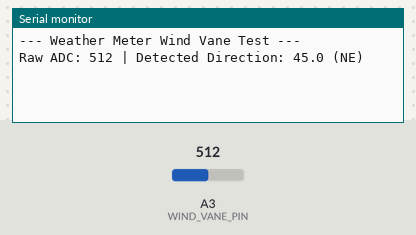
The sketch below on a simulated Arduino Uno, built with avr-gcc and run on an emulated ATmega328P. Parts: the last lines printed to the serial monitor. Inputs (shaded band) come from the test bench; at power-on: A3 (WIND_VANE_PIN) = 512.

Above: at 1.2 s.
1.3 s: A3 (WIND_VANE_PIN) set to 716
At 3.2 s:
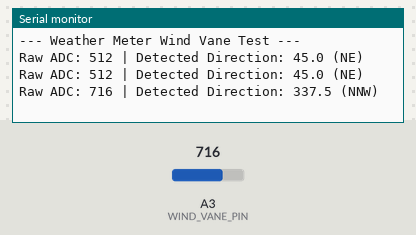
4.3 s: A3 (WIND_VANE_PIN) set to 900
At 5.4 s:
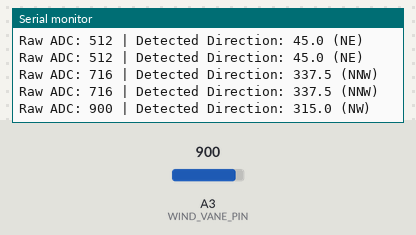
7.1 s: A3 (WIND_VANE_PIN) set to 1000
At 8.3 s:
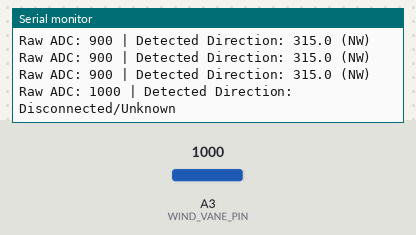
10.1 s: A3 (WIND_VANE_PIN) set to 980
At 12.0 s:
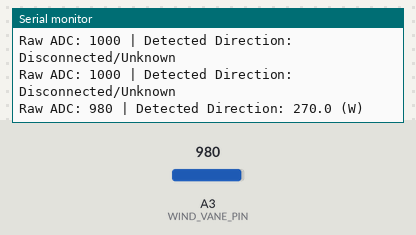
13.1 s: A3 (WIND_VANE_PIN) set to 306
At 14.0 s:
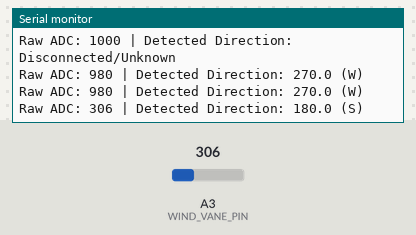
15.9 s: A3 (WIND_VANE_PIN) set to 122
At 17.5 s:
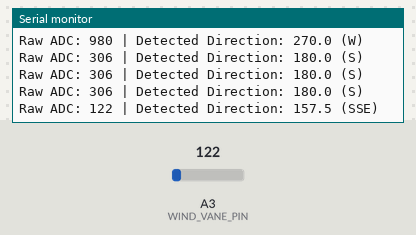

Measured:
- after the input at 1.3 s, the serial monitor: prints a new line after 1.0 s (image 1)
- after the input at 4.3 s, the serial monitor: prints a new line after 0.21 s (image 2)
- after the input at 7.1 s, the serial monitor: prints a new line after 0.71 s (image 3)
- after the input at 10.1 s, the serial monitor: prints a new line after 1.0 s (image 4)
- after the input at 13.1 s, the serial monitor: prints a new line after 0.22 s (image 5)
- after the input at 15.9 s, the serial monitor: prints a new line after 0.73 s (image 6)

The sketch:

WindDirV1.ino
```cpp
// Define the analog pin connected to the wind vane voltage divider
const byte WIND_VANE_PIN = A3;

// Struct to store the direction lookup table mapping
struct WindLookup {
  int targetAdc;
  char* directionStr;
};

// Lookup table compiled using the datasheet's resistance values,
// a 10k ohm pull-up resistor, and a 5V supply.
// Order is sorted by ADC value from lowest to highest for easier matching.
// Lookup table compiled using the datasheet's resistance values,
// a 10k ohm pull-up resistor, and a 5V supply.
// CORRECTED & SORTED by ADC value from lowest to highest.
const WindLookup windTable[] = {
  { 66,  "112.5 (ESE)" }, // 688 ohms
  { 84,  "67.5 (ENE)" },  // 891 ohms
  { 93,  "90.0 (E)" },    // 1k ohms
  { 126, "157.5 (SSE)" }, // 1.41k ohms
  { 185, "135.0 (SE)" },  // 2.2k ohms
  { 244, "202.5 (SSW)" }, // 3.14k ohms
  { 287, "180.0 (S)" },   // 3.9k ohms
  { 406, "22.5 (NNE)" },  // 6.57k ohms
  { 461, "45.0 (NE)" },   // 8.2k ohms
  { 600, "247.5 (WSW)" }, // 14.12k ohms
  { 631, "225.0 (SW)" },  // 16k ohms
  { 713, "337.5 (NNW)" }, // 21.88k ohms
  { 785, "0.0 (N)" },     // 33k ohms
  { 829, "292.5 (WNW)" }, // 42.12k ohms
  { 887, "315.0 (NW)" },  // 64.9k ohms
  { 946, "270.0 (W)" }    // 120k ohms
};
const int TABLE_SIZE = sizeof(windTable) / sizeof(windTable[0]);

// Function to convert raw ADC value to a human-readable direction string
const char* getWindDirection(int adcValue) {
  // If reading is near 1023, the circuit is open (vane disconnected or parsing error)
  if (adcValue > 990) return "Disconnected/Unknown";

  // Find the closest matching entry in our lookup table
  int closestIndex = 0;
  int minDifference = abs(adcValue - windTable[0].targetAdc);

  for (int i = 1; i < TABLE_SIZE; i++) {
    int difference = abs(adcValue - windTable[i].targetAdc);
    if (difference < minDifference) {
      minDifference = difference;
      closestIndex = i;
    }
  }

  return windTable[closestIndex].directionStr;
}

void setup() {
  Serial.begin(115200);
  Serial.println("--- Weather Meter Wind Vane Test ---");
}

void loop() {
  // Take an average of multiple analog samples to filter out electrical noise
  long adcSum = 0;
  for (int i = 0; i < 10; i++) {
    adcSum += analogRead(WIND_VANE_PIN);
    delay(10);
  }
  int averageAdc = adcSum / 10;

  // Get the parsed direction string
  const char* direction = getWindDirection(averageAdc);

  // Print results to the Serial Monitor
  Serial.print("Raw ADC: ");
  Serial.print(averageAdc);
  Serial.print(" | Detected Direction: ");
  Serial.println(direction);

  delay(1000); // Update output once per second
}
```
